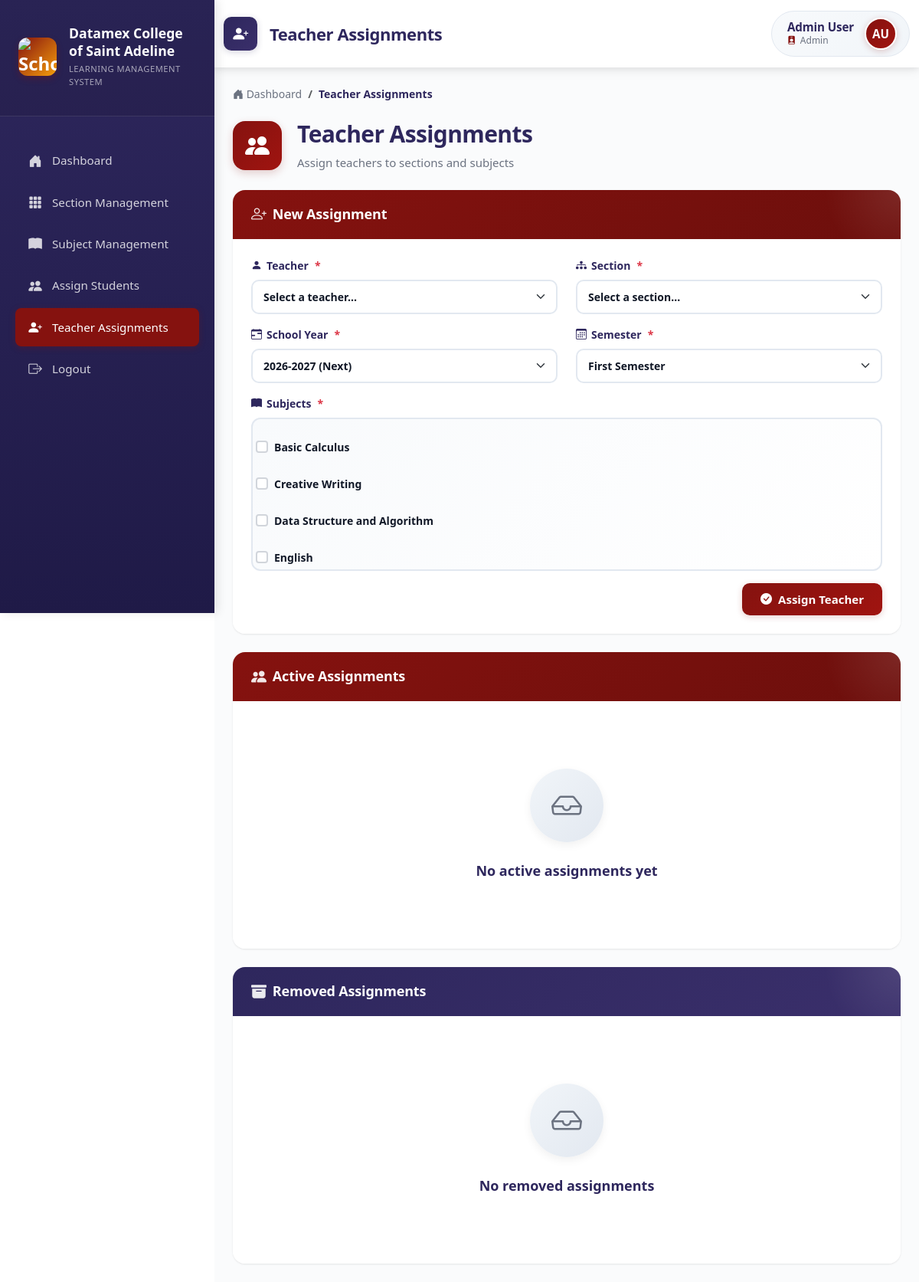
The app's page /index.php?page=teacher_assignments (signed in) with its own data.
### tables this page shows
CREATE TABLE subjects (
    subject_id INT AUTO_INCREMENT PRIMARY KEY,
    subject_code VARCHAR(20) UNIQUE NOT NULL,
    subject_name VARCHAR(200) NOT NULL,
    description TEXT NULL,
    created_at TIMESTAMP DEFAULT CURRENT_TIMESTAMP,
    updated_at TIMESTAMP DEFAULT CURRENT_TIMESTAMP ON UPDATE CURRENT_TIMESTAMP
);

### app/controllers/TeacherAssignmentController.php (called while the page is built, shortened)
<?php
require_once __DIR__ . '/../models/Section.php';
require_once __DIR__ . '/../models/Subject.php';
class TeacherAssignmentController
{
    private $assignment_model;
    private $subject_model;
    public function __construct()
    {
        $this->assignment_model = new TeacherAssignment();
        $this->subject_model = new Subject();
    }
    private function generateSchoolYearOptions()
    {
        $currentMonth = (int)date('m');
        $startYear = ($currentMonth >= 6) ? (int)date('Y') : (int)date('Y') - 1;
        $currentSY = $startYear . '-' . ($startYear + 1);
        $nextSY = ($startYear + 1) . '-' . ($startYear + 2);
        return [$currentSY, $nextSY];
    }
    public function showAssignmentPage()
    {
        $subjects = $this->subject_model->getAll();
        $assignments = $this->assignment_model->getAllAssignmentsGrouped('active');
        $inactive_assignments = $this->assignment_model->getAllAssignmentsGrouped('inactive');
        $school_year_options = $this->generateSchoolYearOptions();
        require __DIR__ . '/../views/admin/teacher_assignments.php';
    }
}

### public/index.php (called while the page is built, shortened)
<?php
require_once __DIR__ . '/../app/routes.php';

### app/models/Subject.php (called while the page is built, shortened)
<?php
require_once __DIR__ . '/../../config/db_connection.php';
class Subject
{
    private $connection;
    public function __construct()
    {
        global $connection;
        $this->connection = $connection;
    }
    public function getAll()
    {
        $stmt = $this->connection->prepare("
            SELECT subject_id, subject_code, subject_name, description
            FROM subjects
            ORDER BY subject_name ASC
        ");
        $stmt->execute();
        return $stmt->fetchAll();
    }
}

### app/views/admin/teacher_assignments.php (the view, shortened to what this page needs)
<!DOCTYPE html>
<html lang="en">
<head>
    <link rel="stylesheet" href="bootstrap/css/bootstrap.min.css">
    <link rel="stylesheet" href="bootstrap/css/bootstrap-icons.css">
    <link rel="stylesheet" href="css/main.css">
    <link rel="stylesheet" href="css/shared/sidenav.css">
    <link rel="stylesheet" href="css/pages/teacher_assignments.css">
</head>
<body>
    <div class="toast-container position-fixed top-0 end-0 p-3" style="z-index: 1100;" id="toastContainer"></div>
    <div class="d-flex">
        <div class="sidenav">
            <div class="sidenav-header">
                <div class="school-brand">
                    <div class="school-logo">
                        <img src="assets/DCSA-LOGO.png" alt="School Logo"
                            style="width: 100%; height: 100%; object-fit: contain; border-radius: 0.75rem;">
                    </div>
                    <div class="school-info">
                        <h5>Datamex College of Saint Adeline</h5>
                        <p class="subtitle">Learning Management System</p>
                    </div>
                </div>
            </div>
            <ul class="sidenav-menu">
                <li class="nav-item">
                    <a class="nav-link" href="index.php?page=admin_dashboard">
                        <i class="bi bi-house-door-fill"></i>
                        <span>Dashboard</span>
                    </a>
                </li>
                <li class="nav-item">
                    <a class="nav-link" href="index.php?page=manage_sections">
                        <i class="bi bi-grid-3x3-gap-fill"></i>
                        <span>Section Management</span>
                    </a>
                </li>
                <li class="nav-item">
                    <a class="nav-link" href="index.php?page=subjects">
                        <i class="bi bi-book-fill"></i>
                        <span>Subject Management</span>
                    </a>
                </li>
                <li class="nav-item">
                    <a class="nav-link" href="index.php?page=assign_students">
                        <i class="bi bi-people-fill"></i>
                        <span>Assign Students</span>
                    </a>
                </li>
                <li class="nav-item">
                    <a class="nav-link active" href="index.php?page=teacher_assignments">
                        <i class="bi bi-person-plus-fill"></i>
                        <span>Teacher Assignments</span>
                    </a>
                </li>
                <li class="nav-item">
                    <a class="nav-link" href="index.php?page=logout">
                        <i class="bi bi-box-arrow-right"></i>
                        <span>Logout</span>
                    </a>
                </li>
            </ul>
        </div>
        <div class="main-content flex-grow-1">
            <nav class="navbar top-navbar">
                <div class="container-fluid">
                    <div class="navbar-brand mb-0">
                        <div class="page-icon">
                            <i class="bi bi-person-plus-fill"></i>
                        </div>
                        <span>Teacher Assignments</span>
                    </div>
                    <div class="user-info-wrapper">
                        <div class="user-details">
                            <span class="user-name">
                                <?php echo htmlspecialchars($_SESSION['user_firstname'] . ' ' . $_SESSION['user_lastname']); ?>
                            </span>
                            <span class="user-role">
                                <i class="bi bi-person-badge-fill"></i>
                                <?php echo ucfirst(htmlspecialchars($_SESSION['user_role'])); ?>
                            </span>
                        </div>
                        <div class="user-avatar">
                            <?php
                            $firstname = $_SESSION['user_firstname'] ?? 'A';
                            $lastname = $_SESSION['user_lastname'] ?? 'U';
                            echo strtoupper(substr($firstname, 0, 1) . substr($lastname, 0, 1));
                            ?>
                        </div>
                    </div>
                </div>
            </nav>
            <div class="container-fluid p-4">
                <nav aria-label="breadcrumb">
                    <ol class="breadcrumb">
                        <li class="breadcrumb-item">
                            <a href="index.php?page=admin_dashboard">
                                <i class="bi bi-house-door-fill"></i> Dashboard
                            </a>
                        </li>
                        <li class="breadcrumb-item active" aria-current="page">
                            Teacher Assignments
                        </li>
                    </ol>
                </nav>
                <div class="page-header">
                    <div class="header-content">
                        <div class="header-icon">
                            <i class="bi bi-people-fill"></i>
                        </div>
                        <div class="header-text">
                            <h1 class="header-title">Teacher Assignments</h1>
                            <p class="header-subtitle">Assign teachers to sections and subjects</p>
                        </div>
                    </div>
                </div>
                <div class="card assignment-form-card mb-4">
                    <div class="card-header">
                        <h5 class="mb-0">
                            <i class="bi bi-person-plus"></i>
                            New Assignment
                        </h5>
                    </div>
                    <div class="card-body">
                        <form id="assignForm">
                            <div class="row">
                                <div class="col-md-6 mb-3">
                                    <label class="form-label">
                                        <i class="bi bi-person-fill"></i>
                                        Teacher
                                        <span class="text-danger">*</span>
                                    </label>
                                    <select class="form-select" name="teacher_id" required>
                                        <option value="">Select a teacher...</option>
                                    </select>
                                </div>
                                <div class="col-md-6 mb-3">
                                    <label class="form-label">
                                        <i class="bi bi-diagram-3-fill"></i>
                                        Section
                                        <span class="text-danger">*</span>
                                    </label>
                                    <select class="form-select" name="section_id" required>
                                        <option value="">Select a section...</option>
                                    </select>
                                </div>
                            </div>
                            <div class="row">
                                <div class="col-md-6 mb-3">
                                    <label class="form-label">
                                        <i class="bi bi-calendar-range"></i>
                                        School Year
                                        <span class="text-danger">*</span>
                                    </label>
                                    <select class="form-select" name="school_year" required>
                                        <?php foreach ($school_year_options as $index => $sy): ?>
                                            <option value="<?= $sy ?>" <?= ($index === 1) ? 'selected' : '' ?>>
                                                <?= $sy ?> <?= ($index === 0) ? '(Current)' : '(Next)' ?>
                                            </option>
                                        <?php endforeach; ?>
                                    </select>
                                </div>
                                <div class="col-md-6 mb-3">
                                    <label class="form-label">
                                        <i class="bi bi-calendar3"></i>
                                        Semester
                                        <span class="text-danger">*</span>
                                    </label>
                                    <select class="form-select" name="semester" required>
                                        <option value="First">First Semester</option>
                                    </select>
                                </div>
                            </div>
                            <div class="mb-3">
                                <label class="form-label">
                                    <i class="bi bi-book-fill"></i>
                                    Subjects
                                    <span class="text-danger">*</span>
                                </label>
                                <div class="subjects-container" id="assignSubjectsContainer">
                                    <?php foreach ($subjects as $subject): ?>
                                        <div class="form-check">
                                            <input class="form-check-input" type="checkbox" name="subject_ids[]" value="<?= $subject['subject_id'] ?>" id="subject_<?= $subject['subject_id'] ?>">
                                            <label class="form-check-label" for="subject_<?= $subject['subject_id'] ?>">
                                                <?= htmlspecialchars($subject['subject_name']) ?>
                                            </label>
                                        </div>
                                    <?php endforeach; ?>
                                </div>
                            </div>
                            <div class="text-end">
                                <button type="submit" class="btn btn-primary btn-submit">
                                    <i class="bi bi-check-circle-fill"></i>
                                    Assign Teacher
                                </button>
                            </div>
                        </form>
                    </div>
                </div>
                <div class="card assignments-table-card mb-4">
                    <div class="card-header">
                        <h5 class="mb-0">
                            <i class="bi bi-people-fill"></i>
                            Active Assignments
                        </h5>
                    </div>
                    <div class="card-body">
                        <?php if (empty($assignments)): ?>
                            <div class="empty-state">
                                <div class="empty-state-icon">
                                    <i class="bi bi-inbox"></i>
                                </div>
                                <p class="empty-state-text">No active assignments yet</p>
                            </div>
                        <?php endif; ?>
                    </div>
                </div>
                <div class="card assignments-table-card">
                    <div class="card-header bg-secondary">
                        <h5 class="mb-0">
                            <i class="bi bi-archive-fill"></i>
                            Removed Assignments
                        </h5>
                    </div>
                    <div class="card-body">
                        <?php if (empty($inactive_assignments)): ?>
                            <div class="empty-state">
                                <div class="empty-state-icon">
                                    <i class="bi bi-inbox"></i>
                                </div>
                                <p class="empty-state-text">No removed assignments</p>
                            </div>
                        <?php endif; ?>
                    </div>
                </div>
            </div>
        </div>
    </div>
</body>
</html>

### records on screen
subjects: subject_name "Basic Calculus"
subjects: subject_name "Creative Writing"
subjects: subject_name "Data Structure and Algorithm"
subjects: subject_name "English"

### other values on screen
$_SESSION['user_firstname'] . ' ' . $_SESSION['user_lastname'] "Admin User"
$_SESSION['user_role'] "Admin"
substr($firstname, 0, 1) . substr($lastname, 0, 1) "AU"
form field school_year "2026-2027 (Next)"
